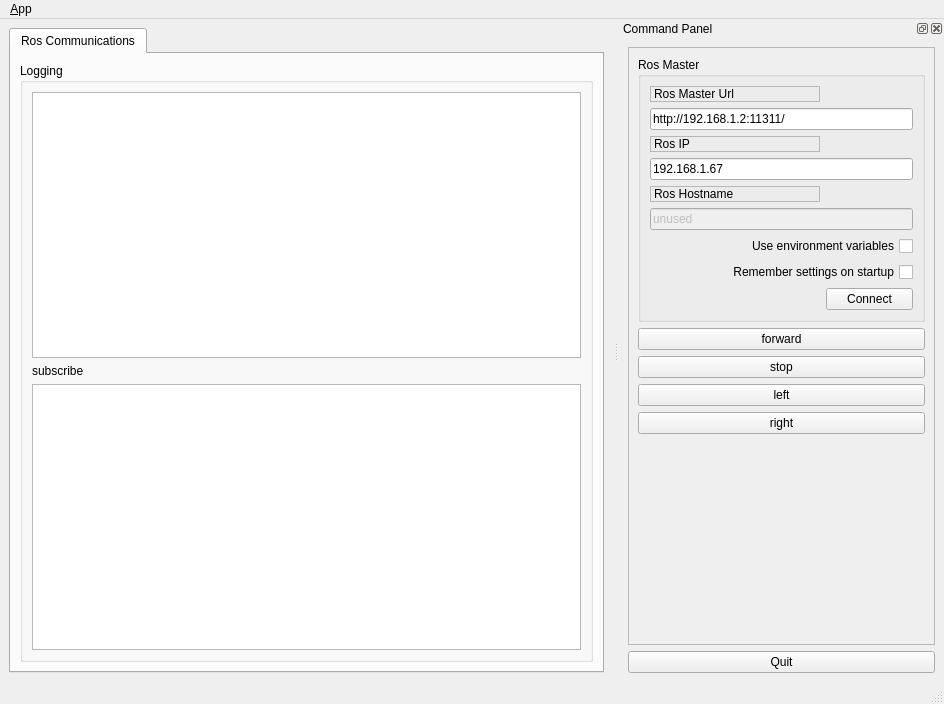
<?xml version="1.0" encoding="UTF-8"?>
<ui version="4.0">
 <class>MainWindowDesign</class>
 <widget class="QMainWindow" name="MainWindowDesign">
  <property name="geometry">
   <rect>
    <x>0</x>
    <y>0</y>
    <width>944</width>
    <height>704</height>
   </rect>
  </property>
  <property name="windowTitle">
   <string>QRosApp</string>
  </property>
  <property name="windowIcon">
   <iconset resource="../resources/images.qrc">
    <normaloff>:/images/icon.png</normaloff>:/images/icon.png</iconset>
  </property>
  <property name="locale">
   <locale language="English" country="Australia"/>
  </property>
  <widget class="QWidget" name="centralwidget">
   <layout class="QHBoxLayout">
    <item>
     <widget class="QTabWidget" name="tab_manager">
      <property name="minimumSize">
       <size>
        <width>100</width>
        <height>0</height>
       </size>
      </property>
      <property name="locale">
       <locale language="English" country="Australia"/>
      </property>
      <property name="currentIndex">
       <number>0</number>
      </property>
      <widget class="QWidget" name="tab_status">
       <attribute name="title">
        <string>Ros Communications</string>
       </attribute>
       <layout class="QVBoxLayout" name="verticalLayout_2">
        <item>
         <widget class="QGroupBox" name="groupBox_12">
          <property name="sizePolicy">
           <sizepolicy hsizetype="MinimumExpanding" vsizetype="Preferred">
            <horstretch>0</horstretch>
            <verstretch>0</verstretch>
           </sizepolicy>
          </property>
          <property name="title">
           <string>Logging</string>
          </property>
          <layout class="QGridLayout" name="gridLayout_3">
           <item row="0" column="0">
            <widget class="QListView" name="view_logging"/>
           </item>
           <item row="2" column="0">
            <widget class="QListView" name="view_subscribe"/>
           </item>
           <item row="1" column="0">
            <widget class="QLabel" name="label_4">
             <property name="text">
              <string>subscribe</string>
             </property>
            </widget>
           </item>
          </layout>
         </widget>
        </item>
       </layout>
      </widget>
     </widget>
    </item>
   </layout>
  </widget>
  <widget class="QMenuBar" name="menubar">
   <property name="geometry">
    <rect>
     <x>0</x>
     <y>0</y>
     <width>944</width>
     <height>23</height>
    </rect>
   </property>
   <widget class="QMenu" name="menu_File">
    <property name="title">
     <string>&amp;App</string>
    </property>
    <addaction name="action_Preferences"/>
    <addaction name="separator"/>
    <addaction name="actionAbout"/>
    <addaction name="actionAbout_Qt"/>
    <addaction name="separator"/>
    <addaction name="action_Quit"/>
   </widget>
   <addaction name="menu_File"/>
  </widget>
  <widget class="QStatusBar" name="statusbar"/>
  <widget class="QDockWidget" name="dock_status">
   <property name="sizePolicy">
    <sizepolicy hsizetype="Minimum" vsizetype="Preferred">
     <horstretch>0</horstretch>
     <verstretch>0</verstretch>
    </sizepolicy>
   </property>
   <property name="minimumSize">
    <size>
     <width>325</width>
     <height>529</height>
    </size>
   </property>
   <property name="allowedAreas">
    <set>Qt::RightDockWidgetArea</set>
   </property>
   <property name="windowTitle">
    <string>Command Panel</string>
   </property>
   <attribute name="dockWidgetArea">
    <number>2</number>
   </attribute>
   <widget class="QWidget" name="dockWidgetContents_2">
    <layout class="QVBoxLayout" name="verticalLayout">
     <item>
      <widget class="QFrame" name="frame">
       <property name="sizePolicy">
        <sizepolicy hsizetype="Minimum" vsizetype="Preferred">
         <horstretch>0</horstretch>
         <verstretch>0</verstretch>
        </sizepolicy>
       </property>
       <property name="frameShape">
        <enum>QFrame::StyledPanel</enum>
       </property>
       <property name="frameShadow">
        <enum>QFrame::Raised</enum>
       </property>
       <layout class="QVBoxLayout" name="verticalLayout_3">
        <item>
         <widget class="QGroupBox" name="groupBox">
          <property name="title">
           <string>Ros Master</string>
          </property>
          <layout class="QGridLayout" name="gridLayout">
           <item row="0" column="0">
            <widget class="QLabel" name="label">
             <property name="frameShape">
              <enum>QFrame::StyledPanel</enum>
             </property>
             <property name="frameShadow">
              <enum>QFrame::Raised</enum>
             </property>
             <property name="text">
              <string>Ros Master Url</string>
             </property>
            </widget>
           </item>
           <item row="1" column="0" colspan="2">
            <widget class="QLineEdit" name="line_edit_master">
             <property name="text">
              <string>http://192.168.1.2:11311/</string>
             </property>
            </widget>
           </item>
           <item row="2" column="0">
            <widget class="QLabel" name="label_2">
             <property name="frameShape">
              <enum>QFrame::StyledPanel</enum>
             </property>
             <property name="frameShadow">
              <enum>QFrame::Raised</enum>
             </property>
             <property name="text">
              <string>Ros IP</string>
             </property>
            </widget>
           </item>
           <item row="3" column="0" colspan="2">
            <widget class="QLineEdit" name="line_edit_host">
             <property name="text">
              <string>192.168.1.67</string>
             </property>
            </widget>
           </item>
           <item row="4" column="0">
            <widget class="QLabel" name="label_3">
             <property name="frameShape">
              <enum>QFrame::StyledPanel</enum>
             </property>
             <property name="frameShadow">
              <enum>QFrame::Raised</enum>
             </property>
             <property name="text">
              <string>Ros Hostname</string>
             </property>
            </widget>
           </item>
           <item row="5" column="0" colspan="2">
            <widget class="QLineEdit" name="line_edit_topic">
             <property name="enabled">
              <bool>false</bool>
             </property>
             <property name="text">
              <string>unused</string>
             </property>
            </widget>
           </item>
           <item row="6" column="0" colspan="2">
            <widget class="QCheckBox" name="checkbox_use_environment">
             <property name="layoutDirection">
              <enum>Qt::RightToLeft</enum>
             </property>
             <property name="text">
              <string>Use environment variables</string>
             </property>
            </widget>
           </item>
           <item row="7" column="0" colspan="2">
            <widget class="QCheckBox" name="checkbox_remember_settings">
             <property name="layoutDirection">
              <enum>Qt::RightToLeft</enum>
             </property>
             <property name="text">
              <string>Remember settings on startup</string>
             </property>
            </widget>
           </item>
           <item row="8" column="0">
            <spacer name="horizontalSpacer">
             <property name="orientation">
              <enum>Qt::Horizontal</enum>
             </property>
             <property name="sizeHint" stdset="0">
              <size>
               <width>170</width>
               <height>21</height>
              </size>
             </property>
            </spacer>
           </item>
           <item row="8" column="1">
            <widget class="QPushButton" name="button_connect">
             <property name="enabled">
              <bool>true</bool>
             </property>
             <property name="sizePolicy">
              <sizepolicy hsizetype="MinimumExpanding" vsizetype="Fixed">
               <horstretch>0</horstretch>
               <verstretch>0</verstretch>
              </sizepolicy>
             </property>
             <property name="toolTip">
              <string>Set the target to the current joint trajectory state.</string>
             </property>
             <property name="statusTip">
              <string>Clear all waypoints and set the target to the current joint trajectory state.</string>
             </property>
             <property name="text">
              <string>Connect</string>
             </property>
            </widget>
           </item>
          </layout>
         </widget>
        </item>
        <item>
         <widget class="QPushButton" name="forward_btn">
          <property name="text">
           <string>forward</string>
          </property>
         </widget>
        </item>
        <item>
         <widget class="QPushButton" name="stop_btn">
          <property name="text">
           <string>stop</string>
          </property>
         </widget>
        </item>
        <item>
         <widget class="QPushButton" name="left_btn">
          <property name="text">
           <string>left</string>
          </property>
         </widget>
        </item>
        <item>
         <widget class="QPushButton" name="right_btn">
          <property name="text">
           <string>right</string>
          </property>
         </widget>
        </item>
        <item>
         <spacer name="verticalSpacer_3">
          <property name="orientation">
           <enum>Qt::Vertical</enum>
          </property>
          <property name="sizeHint" stdset="0">
           <size>
            <width>20</width>
            <height>233</height>
           </size>
          </property>
         </spacer>
        </item>
       </layout>
      </widget>
     </item>
     <item>
      <widget class="QPushButton" name="quit_button">
       <property name="sizePolicy">
        <sizepolicy hsizetype="MinimumExpanding" vsizetype="Fixed">
         <horstretch>0</horstretch>
         <verstretch>0</verstretch>
        </sizepolicy>
       </property>
       <property name="text">
        <string>Quit</string>
       </property>
      </widget>
     </item>
    </layout>
   </widget>
  </widget>
  <action name="action_Quit">
   <property name="text">
    <string>&amp;Quit</string>
   </property>
   <property name="shortcut">
    <string>Ctrl+Q</string>
   </property>
   <property name="shortcutContext">
    <enum>Qt::ApplicationShortcut</enum>
   </property>
  </action>
  <action name="action_Preferences">
   <property name="text">
    <string>&amp;Preferences</string>
   </property>
  </action>
  <action name="actionAbout">
   <property name="text">
    <string>&amp;About</string>
   </property>
  </action>
  <action name="actionAbout_Qt">
   <property name="text">
    <string>About &amp;Qt</string>
   </property>
  </action>
 </widget>
 <resources>
  <include location="../resources/images.qrc"/>
 </resources>
 <connections>
  <connection>
   <sender>action_Quit</sender>
   <signal>triggered()</signal>
   <receiver>MainWindowDesign</receiver>
   <slot>close()</slot>
   <hints>
    <hint type="sourcelabel">
     <x>-1</x>
     <y>-1</y>
    </hint>
    <hint type="destinationlabel">
     <x>399</x>
     <y>299</y>
    </hint>
   </hints>
  </connection>
  <connection>
   <sender>quit_button</sender>
   <signal>clicked()</signal>
   <receiver>MainWindowDesign</receiver>
   <slot>close()</slot>
   <hints>
    <hint type="sourcelabel">
     <x>934</x>
     <y>671</y>
    </hint>
    <hint type="destinationlabel">
     <x>469</x>
     <y>299</y>
    </hint>
   </hints>
  </connection>
 </connections>
</ui>
